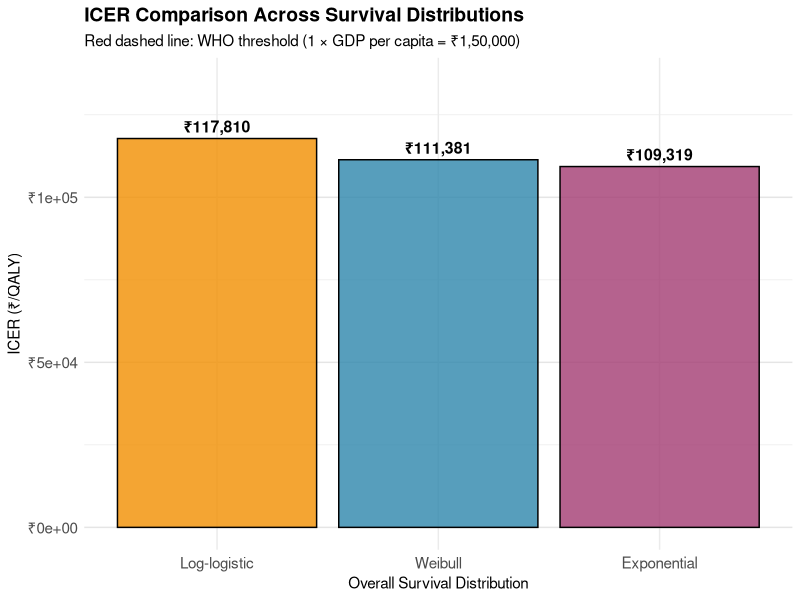

R code for this plot:
## ---- chunk 1
#| label: setup
#| echo: false

library(tidyverse)
library(kableExtra)

# Core PSM function
run_psm <- function(
  os_lambda_ctrl,
  os_gamma_ctrl,
  pfs_lambda_ctrl,
  pfs_gamma_ctrl,
  hr_os = 0.70,
  hr_pfs = 0.50,
  cost_pf_chemo = 25000,
  cost_pf_trast_yr1 = 420000,
  cost_pf_trast_maint = 25000,
  cost_pd = 180000,
  utility_pf = 0.80,
  utility_pd = 0.55,
  n_cycles = 20,
  discount_rate = 0.03
) {

  # Create time vector (annual cycles)
  t <- seq(0.5, n_cycles, 1)  # Half-cycle correction: start at 0.5

  # ========== Hazard Ratios applied to scale parameters ==========
  # For Weibull: HR affects lambda only
  # Intervention lambda = Control lambda * HR
  os_lambda_int <- os_lambda_ctrl * hr_os
  pfs_lambda_int <- pfs_lambda_ctrl * hr_pfs

  # ========== Survival curves ==========
  # Weibull: S(t) = exp(-lambda * t^gamma)

  # CONTROL ARM
  os_ctrl <- exp(-os_lambda_ctrl * t^os_gamma_ctrl)
  pfs_ctrl <- exp(-pfs_lambda_ctrl * t^pfs_gamma_ctrl)

  # INTERVENTION ARM
  os_int <- exp(-os_lambda_int * t^os_gamma_ctrl)
  pfs_int <- exp(-pfs_lambda_int * t^pfs_gamma_ctrl)

  # Ensure PFS <= OS (PFS cannot exceed OS)
  pfs_ctrl <- pmin(pfs_ctrl, os_ctrl)
  pfs_int <- pmin(pfs_int, os_int)

  # ========== State occupancy: Half-cycle corrected ==========
  # PF (progression-free): S_PFS
  # PD (progressive disease): S_OS - S_PFS
  # D (dead): 1 - S_OS

  state_pf_ctrl <- pfs_ctrl
  state_pd_ctrl <- os_ctrl - pfs_ctrl
  state_d_ctrl <- 1 - os_ctrl

  state_pf_int <- pfs_int
  state_pd_int <- os_int - pfs_int
  state_d_int <- 1 - os_int

  # ========== Costs and QALYs ==========
  # Discount factors
  discount_factor <- (1 + discount_rate)^(-t)

  # CONTROL ARM COSTS
  # Standard chemo in PF state
  cost_pf_ctrl_annual <- rep(cost_pf_chemo, length(t))
  costs_ctrl <- (state_pf_ctrl * cost_pf_ctrl_annual +
                 state_pd_ctrl * cost_pd) * discount_factor

  # INTERVENTION ARM COSTS
  # Trastuzumab: Year 1 high cost, Year 2+ maintenance
  cost_pf_int_annual <- ifelse(t == 0.5, cost_pf_trast_yr1, cost_pf_trast_maint)
  costs_int <- (state_pf_int * cost_pf_int_annual +
                state_pd_int * cost_pd) * discount_factor

  # QALYs
  qaly_ctrl <- (state_pf_ctrl * utility_pf +
                state_pd_ctrl * utility_pd) * discount_factor
  qaly_int <- (state_pf_int * utility_pf +
               state_pd_int * utility_pd) * discount_factor

  # ========== Total costs and QALYs ==========
  total_cost_ctrl <- sum(costs_ctrl)
  total_cost_int <- sum(costs_int)
  total_qaly_ctrl <- sum(qaly_ctrl)
  total_qaly_int <- sum(qaly_int)

  # ========== Incremental analysis ==========
  inc_cost <- total_cost_int - total_cost_ctrl
  inc_qaly <- total_qaly_int - total_qaly_ctrl
  icer <- if (inc_qaly > 0) inc_cost / inc_qaly else NA

  # Return results
  list(
    total_cost_ctrl = total_cost_ctrl,
    total_cost_int = total_cost_int,
    total_qaly_ctrl = total_qaly_ctrl,
    total_qaly_int = total_qaly_int,
    inc_cost = inc_cost,
    inc_qaly = inc_qaly,
    icer = icer,
    data = data.frame(
      t = t,
      state_pf_ctrl = state_pf_ctrl,
      state_pd_ctrl = state_pd_ctrl,
      state_pf_int = state_pf_int,
      state_pd_int = state_pd_int
    )
  )
}

# Base case parameters (Indian setting)
os_lambda_ctrl_base <- 0.045
os_gamma_ctrl_base <- 1.15
pfs_lambda_ctrl_base <- 0.12
pfs_gamma_ctrl_base <- 1.05
## ---- chunk 2
#| label: task1_run

# Run base case with 10-year horizon
result_10yr <- run_psm(
  os_lambda_ctrl = os_lambda_ctrl_base,
  os_gamma_ctrl = os_gamma_ctrl_base,
  pfs_lambda_ctrl = pfs_lambda_ctrl_base,
  pfs_gamma_ctrl = pfs_gamma_ctrl_base,
  n_cycles = 10
)

# Run base case with 30-year horizon
result_30yr <- run_psm(
  os_lambda_ctrl = os_lambda_ctrl_base,
  os_gamma_ctrl = os_gamma_ctrl_base,
  pfs_lambda_ctrl = pfs_lambda_ctrl_base,
  pfs_gamma_ctrl = pfs_gamma_ctrl_base,
  n_cycles = 30
)

# Create comparison table
comparison_table <- data.frame(
  Scenario = c("10-year horizon", "30-year horizon"),
  Time_Horizon_Years = c(10, 30),
  Total_Cost_Ctrl = c(
    format(round(result_10yr$total_cost_ctrl), big.mark = ","),
    format(round(result_30yr$total_cost_ctrl), big.mark = ",")
  ),
  Total_Cost_Int = c(
    format(round(result_10yr$total_cost_int), big.mark = ","),
    format(round(result_30yr$total_cost_int), big.mark = ",")
  ),
  Total_QALY_Ctrl = c(
    round(result_10yr$total_qaly_ctrl, 2),
    round(result_30yr$total_qaly_ctrl, 2)
  ),
  Total_QALY_Int = c(
    round(result_10yr$total_qaly_int, 2),
    round(result_30yr$total_qaly_int, 2)
  ),
  Incremental_Cost = c(
    format(round(result_10yr$inc_cost), big.mark = ","),
    format(round(result_30yr$inc_cost), big.mark = ",")
  ),
  Incremental_QALY = c(
    round(result_10yr$inc_qaly, 3),
    round(result_30yr$inc_qaly, 3)
  ),
  ICER = c(
    format(round(result_10yr$icer), big.mark = ","),
    format(round(result_30yr$icer), big.mark = ",")
  )
)

kable(comparison_table, caption = "Table 1: Time Horizon Sensitivity Analysis") %>%
  kable_styling(bootstrap_options = c("striped", "hover"))
## ---- chunk 3
#| label: task2_run

# Base case with originator trastuzumab (₹4,20,000 Year 1)
result_originator <- run_psm(
  os_lambda_ctrl = os_lambda_ctrl_base,
  os_gamma_ctrl = os_gamma_ctrl_base,
  pfs_lambda_ctrl = pfs_lambda_ctrl_base,
  pfs_gamma_ctrl = pfs_gamma_ctrl_base,
  cost_pf_trast_yr1 = 420000,
  n_cycles = 20
)

# Biosimilar scenario: 50% cost reduction (₹2,10,000)
result_biosimilar <- run_psm(
  os_lambda_ctrl = os_lambda_ctrl_base,
  os_gamma_ctrl = os_gamma_ctrl_base,
  pfs_lambda_ctrl = pfs_lambda_ctrl_base,
  pfs_gamma_ctrl = pfs_gamma_ctrl_base,
  cost_pf_trast_yr1 = 210000,
  n_cycles = 20
)

# Comparison
biosimilar_comparison <- data.frame(
  Scenario = c("Originator trastuzumab", "Biosimilar trastuzumab"),
  Year1_Cost = c("₹4,20,000", "₹2,10,000"),
  Total_Cost_Int = c(
    format(round(result_originator$total_cost_int), big.mark = ","),
    format(round(result_biosimilar$total_cost_int), big.mark = ",")
  ),
  Incremental_Cost = c(
    format(round(result_originator$inc_cost), big.mark = ","),
    format(round(result_biosimilar$inc_cost), big.mark = ",")
  ),
  Incremental_QALY = c(
    round(result_originator$inc_qaly, 3),
    round(result_biosimilar$inc_qaly, 3)
  ),
  ICER = c(
    format(round(result_originator$icer), big.mark = ","),
    format(round(result_biosimilar$icer), big.mark = ",")
  )
)

kable(biosimilar_comparison, caption = "Table 2: Biosimilar Impact on Cost-Effectiveness") %>%
  kable_styling(bootstrap_options = c("striped", "hover"))

# Calculate absolute cost savings
cost_saving <- result_originator$total_cost_int - result_biosimilar$total_cost_int
icer_reduction <- result_originator$icer - result_biosimilar$icer
## ---- chunk 4
#| label: task3_run

# 9-week trastuzumab scenario (₹1,50,000)
result_9week <- run_psm(
  os_lambda_ctrl = os_lambda_ctrl_base,
  os_gamma_ctrl = os_gamma_ctrl_base,
  pfs_lambda_ctrl = pfs_lambda_ctrl_base,
  pfs_gamma_ctrl = pfs_gamma_ctrl_base,
  cost_pf_trast_yr1 = 150000,
  n_cycles = 20
)

# Three-way comparison
regimen_comparison <- data.frame(
  Regimen = c("Originator (12-month IV)", "Biosimilar (12-month IV)", "9-week (TMC protocol)"),
  Year1_Cost = c("₹4,20,000", "₹2,10,000", "₹1,50,000"),
  Total_Cost_Int = c(
    format(round(result_originator$total_cost_int), big.mark = ","),
    format(round(result_biosimilar$total_cost_int), big.mark = ","),
    format(round(result_9week$total_cost_int), big.mark = ",")
  ),
  Total_QALY_Int = c(
    round(result_originator$total_qaly_int, 2),
    round(result_biosimilar$total_qaly_int, 2),
    round(result_9week$total_qaly_int, 2)
  ),
  Incremental_QALY = c(
    round(result_originator$inc_qaly, 3),
    round(result_biosimilar$inc_qaly, 3),
    round(result_9week$inc_qaly, 3)
  ),
  ICER = c(
    format(round(result_originator$icer), big.mark = ","),
    format(round(result_biosimilar$icer), big.mark = ","),
    format(round(result_9week$icer), big.mark = ",")
  )
)

kable(regimen_comparison, caption = "Table 3: Trastuzumab Regimen Comparison") %>%
  kable_styling(bootstrap_options = c("striped", "hover"))

# Threshold comparison
gdp_threshold <- 150000
cat("\n**Threshold Analysis:**\n")
cat("WHO threshold (1 × GDP per capita): ₹", format(gdp_threshold, big.mark = ","), "\n")
cat("Originator ICER: ₹", format(round(result_originator$icer), big.mark = ","), " — ",
    if(result_originator$icer <= gdp_threshold) "COST-EFFECTIVE" else "NOT cost-effective", "\n")
cat("Biosimilar ICER: ₹", format(round(result_biosimilar$icer), big.mark = ","), " — ",
    if(result_biosimilar$icer <= gdp_threshold) "COST-EFFECTIVE" else "NOT cost-effective", "\n")
cat("9-week ICER: ₹", format(round(result_9week$icer), big.mark = ","), " — ",
    if(result_9week$icer <= gdp_threshold) "COST-EFFECTIVE" else "NOT cost-effective", "\n")
## ---- chunk 5
#| label: task4_calibration

# Calculate 5-year OS from base case Weibull
os_5yr_weibull <- exp(-os_lambda_ctrl_base * 5^os_gamma_ctrl_base)
cat("Base case 5-year OS (Weibull):", round(os_5yr_weibull, 4), "\n\n")

# Calibrate Exponential rate to match 5-year OS
# exp(-rate * 5) = os_5yr_weibull
# rate = -ln(os_5yr) / 5
exp_rate <- -log(os_5yr_weibull) / 5
cat("Exponential rate (calibrated to 5-yr OS):", round(exp_rate, 5), "\n\n")

# Log-logistic parameters (given)
alpha <- 12
beta <- 1.5
os_5yr_loglogistic <- 1 / (1 + (5 / alpha)^beta)
cat("Log-logistic: alpha =", alpha, ", beta =", beta, "\n")
cat("Log-logistic 5-year OS:", round(os_5yr_loglogistic, 4), "\n")
## ---- chunk 6
#| label: task4_exponential

run_psm_exponential <- function(
  rate_ctrl,
  pfs_lambda_ctrl,
  pfs_gamma_ctrl,
  hr_os = 0.70,
  hr_pfs = 0.50,
  cost_pf_chemo = 25000,
  cost_pf_trast_yr1 = 420000,
  cost_pf_trast_maint = 25000,
  cost_pd = 180000,
  utility_pf = 0.80,
  utility_pd = 0.55,
  n_cycles = 20,
  discount_rate = 0.03
) {

  t <- seq(0.5, n_cycles, 1)

  # Exponential: S(t) = exp(-rate * t)
  rate_int <- rate_ctrl * hr_os

  os_ctrl <- exp(-rate_ctrl * t)
  os_int <- exp(-rate_int * t)

  # PFS still Weibull (consistent across all models)
  pfs_lambda_int <- pfs_lambda_ctrl * hr_pfs
  pfs_ctrl <- exp(-pfs_lambda_ctrl * t^pfs_gamma_ctrl)
  pfs_int <- exp(-pfs_lambda_int * t^pfs_gamma_ctrl)

  # Ensure PFS <= OS
  pfs_ctrl <- pmin(pfs_ctrl, os_ctrl)
  pfs_int <- pmin(pfs_int, os_int)

  # State occupancy
  state_pf_ctrl <- pfs_ctrl
  state_pd_ctrl <- os_ctrl - pfs_ctrl
  state_d_ctrl <- 1 - os_ctrl

  state_pf_int <- pfs_int
  state_pd_int <- os_int - pfs_int
  state_d_int <- 1 - os_int

  # Discount factors
  discount_factor <- (1 + discount_rate)^(-t)

  # Costs and QALYs
  cost_pf_int_annual <- ifelse(t == 0.5, cost_pf_trast_yr1, cost_pf_trast_maint)

  costs_ctrl <- (state_pf_ctrl * cost_pf_chemo + state_pd_ctrl * cost_pd) * discount_factor
  costs_int <- (state_pf_int * cost_pf_int_annual + state_pd_int * cost_pd) * discount_factor

  qaly_ctrl <- (state_pf_ctrl * utility_pf + state_pd_ctrl * utility_pd) * discount_factor
  qaly_int <- (state_pf_int * utility_pf + state_pd_int * utility_pd) * discount_factor

  # Totals
  total_cost_ctrl <- sum(costs_ctrl)
  total_cost_int <- sum(costs_int)
  total_qaly_ctrl <- sum(qaly_ctrl)
  total_qaly_int <- sum(qaly_int)

  inc_cost <- total_cost_int - total_cost_ctrl
  inc_qaly <- total_qaly_int - total_qaly_ctrl
  icer <- if (inc_qaly > 0) inc_cost / inc_qaly else NA

  list(
    total_cost_ctrl = total_cost_ctrl,
    total_cost_int = total_cost_int,
    total_qaly_ctrl = total_qaly_ctrl,
    total_qaly_int = total_qaly_int,
    inc_cost = inc_cost,
    inc_qaly = inc_qaly,
    icer = icer
  )
}
## ---- chunk 7
#| label: task4_loglogistic

run_psm_loglogistic <- function(
  alpha,
  beta,
  pfs_lambda_ctrl,
  pfs_gamma_ctrl,
  hr_os = 0.70,
  hr_pfs = 0.50,
  cost_pf_chemo = 25000,
  cost_pf_trast_yr1 = 420000,
  cost_pf_trast_maint = 25000,
  cost_pd = 180000,
  utility_pf = 0.80,
  utility_pd = 0.55,
  n_cycles = 20,
  discount_rate = 0.03
) {

  t <- seq(0.5, n_cycles, 1)

  # Log-logistic: S(t) = 1 / (1 + (t/alpha)^beta)
  # For intervention, scale alpha parameter by HR
  os_ctrl <- 1 / (1 + (t / alpha)^beta)
  os_int <- 1 / (1 + (t / (alpha / hr_os))^beta)

  # PFS still Weibull
  pfs_lambda_int <- pfs_lambda_ctrl * hr_pfs
  pfs_ctrl <- exp(-pfs_lambda_ctrl * t^pfs_gamma_ctrl)
  pfs_int <- exp(-pfs_lambda_int * t^pfs_gamma_ctrl)

  # Ensure PFS <= OS
  pfs_ctrl <- pmin(pfs_ctrl, os_ctrl)
  pfs_int <- pmin(pfs_int, os_int)

  # State occupancy
  state_pf_ctrl <- pfs_ctrl
  state_pd_ctrl <- os_ctrl - pfs_ctrl

  state_pf_int <- pfs_int
  state_pd_int <- os_int - pfs_int

  # Discount factors
  discount_factor <- (1 + discount_rate)^(-t)

  # Costs and QALYs
  cost_pf_int_annual <- ifelse(t == 0.5, cost_pf_trast_yr1, cost_pf_trast_maint)

  costs_ctrl <- (state_pf_ctrl * cost_pf_chemo + state_pd_ctrl * cost_pd) * discount_factor
  costs_int <- (state_pf_int * cost_pf_int_annual + state_pd_int * cost_pd) * discount_factor

  qaly_ctrl <- (state_pf_ctrl * utility_pf + state_pd_ctrl * utility_pd) * discount_factor
  qaly_int <- (state_pf_int * utility_pf + state_pd_int * utility_pd) * discount_factor

  # Totals
  total_cost_ctrl <- sum(costs_ctrl)
  total_cost_int <- sum(costs_int)
  total_qaly_ctrl <- sum(qaly_ctrl)
  total_qaly_int <- sum(qaly_int)

  inc_cost <- total_cost_int - total_cost_ctrl
  inc_qaly <- total_qaly_int - total_qaly_ctrl
  icer <- if (inc_qaly > 0) inc_cost / inc_qaly else NA

  list(
    total_cost_ctrl = total_cost_ctrl,
    total_cost_int = total_cost_int,
    total_qaly_ctrl = total_qaly_ctrl,
    total_qaly_int = total_qaly_int,
    inc_cost = inc_cost,
    inc_qaly = inc_qaly,
    icer = icer
  )
}
## ---- chunk 8
#| label: task4_run
#| message: false
#| warning: false

# Run all three distributions with base case parameters
result_weibull <- run_psm(
  os_lambda_ctrl = os_lambda_ctrl_base,
  os_gamma_ctrl = os_gamma_ctrl_base,
  pfs_lambda_ctrl = pfs_lambda_ctrl_base,
  pfs_gamma_ctrl = pfs_gamma_ctrl_base,
  n_cycles = 20
)

result_exponential <- run_psm_exponential(
  rate_ctrl = exp_rate,
  pfs_lambda_ctrl = pfs_lambda_ctrl_base,
  pfs_gamma_ctrl = pfs_gamma_ctrl_base,
  n_cycles = 20
)

result_loglogistic <- run_psm_loglogistic(
  alpha = alpha,
  beta = beta,
  pfs_lambda_ctrl = pfs_lambda_ctrl_base,
  pfs_gamma_ctrl = pfs_gamma_ctrl_base,
  n_cycles = 20
)

# Summary table
dist_comparison <- data.frame(
  Distribution = c("Weibull", "Exponential", "Log-logistic"),
  OS_Model = c(
    "S(t) = exp(-λt^γ)",
    "S(t) = exp(-rate×t)",
    "S(t) = 1/(1+(t/α)^β)"
  ),
  Incremental_Cost = c(
    format(round(result_weibull$inc_cost), big.mark = ","),
    format(round(result_exponential$inc_cost), big.mark = ","),
    format(round(result_loglogistic$inc_cost), big.mark = ",")
  ),
  Incremental_QALY = c(
    round(result_weibull$inc_qaly, 3),
    round(result_exponential$inc_qaly, 3),
    round(result_loglogistic$inc_qaly, 3)
  ),
  ICER = c(
    format(round(result_weibull$icer), big.mark = ","),
    format(round(result_exponential$icer), big.mark = ","),
    format(round(result_loglogistic$icer), big.mark = ",")
  )
)

kable(dist_comparison, caption = "Table 4: Survival Distribution Sensitivity Analysis") %>%
  kable_styling(bootstrap_options = c("striped", "hover"))
## ---- chunk 9
#| label: task4_plot
#| message: false
#| warning: false

dist_data <- tibble(
  Distribution = c("Weibull", "Exponential", "Log-logistic"),
  ICER = c(result_weibull$icer, result_exponential$icer, result_loglogistic$icer),
  ICER_text = format(round(ICER), big.mark = ",")
)

ggplot(dist_data, aes(x = reorder(Distribution, -ICER), y = ICER, fill = Distribution)) +
  geom_col(alpha = 0.8, color = "black", size = 0.5) +
  geom_hline(yintercept = 150000, linetype = "dashed", color = "red", linewidth = 1) +
  geom_text(aes(label = paste0("₹", ICER_text)), vjust = -0.5, size = 4, fontface = "bold") +
  scale_y_continuous(
    labels = function(x) paste0("₹", format(x, big.mark = ",")),
    limits = c(0, max(dist_data$ICER) * 1.15)
  ) +
  scale_fill_manual(values = c("Weibull" = "#2E86AB", "Exponential" = "#A23B72", "Log-logistic" = "#F18F01")) +
  labs(
    title = "ICER Comparison Across Survival Distributions",
    subtitle = "Red dashed line: WHO threshold (1 × GDP per capita = ₹1,50,000)",
    y = "ICER (₹/QALY)",
    x = "Overall Survival Distribution"
  ) +
  theme_minimal() +
  theme(
    legend.position = "none",
    plot.title = element_text(face = "bold", size = 14),
    axis.text = element_text(size = 11),
    panel.grid.major.y = element_line(color = "gray90")
  )
